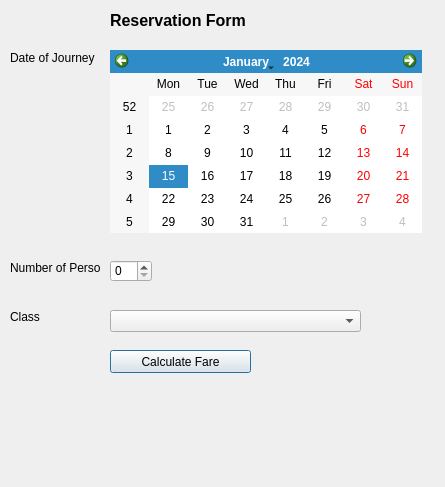
<?xml version="1.0" encoding="UTF-8"?>
<ui version="4.0">
 <class>Dialog</class>
 <widget class="QDialog" name="Dialog">
  <property name="geometry">
   <rect>
    <x>0</x>
    <y>0</y>
    <width>445</width>
    <height>487</height>
   </rect>
  </property>
  <property name="windowTitle">
   <string>Dialog</string>
  </property>
  <widget class="QLabel" name="label">
   <property name="geometry">
    <rect>
     <x>110</x>
     <y>10</y>
     <width>151</width>
     <height>20</height>
    </rect>
   </property>
   <property name="font">
    <font>
     <pointsize>12</pointsize>
     <weight>75</weight>
     <bold>true</bold>
    </font>
   </property>
   <property name="text">
    <string>Reservation Form</string>
   </property>
  </widget>
  <widget class="QLabel" name="label_2">
   <property name="geometry">
    <rect>
     <x>10</x>
     <y>50</y>
     <width>91</width>
     <height>16</height>
    </rect>
   </property>
   <property name="text">
    <string>Date of Journey</string>
   </property>
  </widget>
  <widget class="QLabel" name="label_3">
   <property name="geometry">
    <rect>
     <x>10</x>
     <y>260</y>
     <width>91</width>
     <height>16</height>
    </rect>
   </property>
   <property name="text">
    <string>Number of Persons</string>
   </property>
  </widget>
  <widget class="QLabel" name="label_4">
   <property name="geometry">
    <rect>
     <x>10</x>
     <y>310</y>
     <width>47</width>
     <height>13</height>
    </rect>
   </property>
   <property name="text">
    <string>Class</string>
   </property>
  </widget>
  <widget class="QLabel" name="Enteredinfo">
   <property name="geometry">
    <rect>
     <x>10</x>
     <y>410</y>
     <width>411</width>
     <height>16</height>
    </rect>
   </property>
   <property name="text">
    <string/>
   </property>
  </widget>
  <widget class="QLabel" name="Fareinfo">
   <property name="geometry">
    <rect>
     <x>10</x>
     <y>450</y>
     <width>411</width>
     <height>16</height>
    </rect>
   </property>
   <property name="text">
    <string/>
   </property>
  </widget>
  <widget class="QCalendarWidget" name="calendarWidget">
   <property name="geometry">
    <rect>
     <x>110</x>
     <y>50</y>
     <width>312</width>
     <height>183</height>
    </rect>
   </property>
  </widget>
  <widget class="QSpinBox" name="spinBox">
   <property name="geometry">
    <rect>
     <x>110</x>
     <y>260</y>
     <width>42</width>
     <height>22</height>
    </rect>
   </property>
  </widget>
  <widget class="QComboBox" name="comboBox">
   <property name="geometry">
    <rect>
     <x>110</x>
     <y>310</y>
     <width>251</width>
     <height>22</height>
    </rect>
   </property>
  </widget>
  <widget class="QPushButton" name="pushButton">
   <property name="geometry">
    <rect>
     <x>110</x>
     <y>350</y>
     <width>141</width>
     <height>23</height>
    </rect>
   </property>
   <property name="text">
    <string>Calculate Fare</string>
   </property>
  </widget>
 </widget>
 <resources/>
 <connections/>
</ui>
